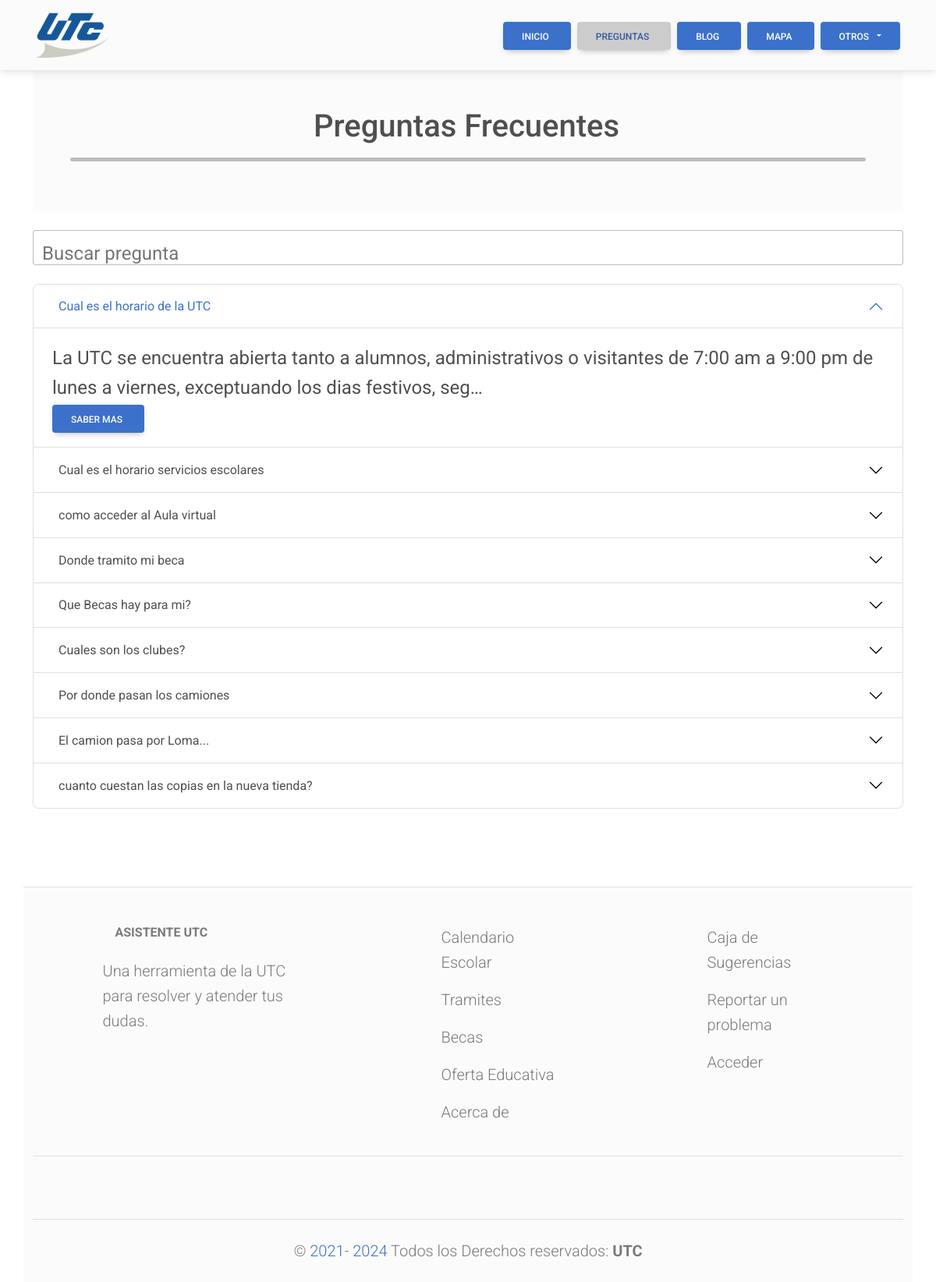
The app's page /preguntas-frecuentes/ with its own data.
### cross_asistent/models.py (models this page shows, shortened)
class Preguntas(models.Model):
    pregunta = models.CharField(max_length=200, blank=False)
    respuesta = models.TextField(blank=True, null=True)
    redirigir = models.URLField(blank=True, null=True)
    documentos = models.FileField(upload_to='cross_asistent/static/files/documentos/', blank=True, null=True)
    imagenes =  models.ImageField(upload_to='cross_asistent/static/files/imagenes/', blank=True, null=True)
    fecha_modificacion = models.DateTimeField(auto_now=True)

### cross_asistent/views.py (the view)
# urls.py: path('preguntas-frecuentes/', views.faq, name='faq'),
def faq(request):
    questall = models.Preguntas.objects.all()
    return render(request, 'frecuentes.html', {
        'quest_all': questall,
        'active_page': 'faq'
    })

### cross_asistent/templates/frecuentes.html (shortened to what this page needs)
{% extends 'widget.html' %}
{% load static %}
{% block content %}
<main class="container container-fluid">
    <div class="p-5 text-center bg-body-tertiary">
        <h1 class="mb-3">Preguntas Frecuentes </h1>
        <hr class="hr_divisor" />
    </div>
    <div class="form-outline my-4" data-mdb-input-init>
        <input type="text" id="searchInput" class="form-control form-control-lg"/>
        <label class="form-label" for="searchInput">Buscar pregunta</label>
    </div>
    <div class="accordion" id="accordionExampleY">
        {% for quest in quest_all %}
        <div class="accordion-item">
            <h2 class="accordion-header" id="heading{{ quest.id }}">
                <button
                    data-mdb-collapse-init
                    class="accordion-button"
                    type="button"
                    data-mdb-toggle="collapse"
                    data-mdb-target="#quest-{{ quest.id }}"
                    aria-expanded="true"
                    aria-controls="quest-{{ quest.id }}"
                >
                    {{ quest.pregunta }}
                </button>
            </h2>
            <div
                id="quest-{{ quest.id }}"
                class="accordion-collapse collapse {% if quest.id == 1 %}show{% endif %}"
                aria-labelledby="heading{{ quest.id }}"
                data-mdb-parent="#accordionExampleY"
            >
                <div class="accordion-body">
                    {{ quest.respuesta|truncatechars:150 }}
                    <div>
                        <a href="" class="btn btn_detail"
                            >Saber mas </a>
                    </div>
                </div>
            </div>
        </div>
        {% endfor %}
    </div>
</main>
{% include 'widget_footer.html' %}
{% endblock %}

### cross_asistent/static/css/styles.css (style rules this page uses)
*, *:before, *:after { padding: 0; margin: 0; box-sizing: border-box; font-family: inherit; }
:root { --blanco: #ffffff; --secundario: #c2c2c2; --oscuro: #292f38; --gris_claro: #2f333a; --extra: #02913c; --detalle: #3b71ca; --blue_img-filter: hue-rotate(60deg) saturate(120%); --original_img-filter: saturate(90%); --whiteA: rgba(255, 255, 255, 0); --whiteA1: rgba(255, 255, 255, 0.1); --whiteA2: rgba(255, 255, 255, 0.2); --whiteA3: rgba(255, 255, 255, 0.3); --whiteA4: rgba(255, 255, 255, 0.4); --whiteA5: rgba(255, 255, 255, 0.5); --whiteA6: rgba(255, 255, 255, 0.6); --whiteA7: rgba(255, 255, 255, 0.7); --whiteA8: rgba(255, 255, 255, 0.8); --whiteA9: rgba(255, 255, 255, 0.9); --darkA: rgba(0, 0, 0, 0); --darkA1: rgba(0, 0, 0, 0.1); --darkA2: rgba(0, 0, 0, 0.2); --darkA3: rgba(0, 0, 0, 0.3); --darkA4: rgba(0, 0, 0, 0.4); --darkA5: rgba(0, 0, 0, 0.5); --darkA6: rgba(0, 0, 0, 0.6); --darkA7: rgba(0, 0, 0, 0.7); --darkA8: rgba(0, 0, 0, 0.8); --darkA9: rgba(0, 0, 0, 0.9); --ft1: Century Gothic, Helvetica, sans-serif; --ft2: "Comfortaa", sans-serif; --ft3: "Roboto", sans-serif; --transitionEase: 0.3s all ease; --transitionCubic: 0.3s all cubic-bezier(0.68, -0.55, 0.27, 1.55); --border-input_items: 2px solid var(--blanco); --border-radius: 8px; }
html { overflow-x: hidden; }
.btn_detail { background-color: var(--detalle) !important; background: var(--detalle) !important; color: var(--blanco) !important; transition: filter 0.3s ease; }
body { min-height: 100vh; font-size: 1.5rem; font-family: var(--ft3); scroll-behavior: smooth; position: relative; }
input, label, textarea, input[type="color"] { outline: none; cursor: pointer; resize: none; }
a { text-decoration: none; color: inherit; }
.hr_divisor { border: none; height: 5px; border-radius: 5px; background-color: black; background: black; }
main { min-height: 400px; }

### records on screen
Preguntas: pregunta "Cual es el horario de la UTC", respuesta "La UTC se encuentra abierta tanto a alumnos, administrativos o visitantes de 7:00 am a 9:00 pm de lunes a viernes, exceptuando los dias festivos, seg…"
Preguntas: pregunta "Cual es el horario servicios escolares"
Preguntas: pregunta "como acceder al Aula virtual"
Preguntas: pregunta "Donde tramito mi beca"
Preguntas: pregunta "Que Becas hay para mi?"
Preguntas: pregunta "Cuales son los clubes?"
Preguntas: pregunta "Por donde pasan los camiones"
Preguntas: pregunta "El camion pasa por Loma..."
Preguntas: pregunta "cuanto cuestan las copias en la nueva tienda?"
